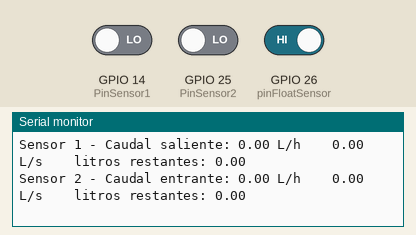
Simulated run of this sketch. Board: ESP32. Parts: the last lines printed to the serial monitor. The test bench sets the inputs (shaded band); at power-on: GPIO 26 (pinFloatSensor) HIGH, GPIO 14 (PinSensor1) LOW, GPIO 25 (PinSensor2) LOW.

Above: at 1.2 s.
1.3 s: GPIO 26 (pinFloatSensor) driven LOW
At 1.7 s:
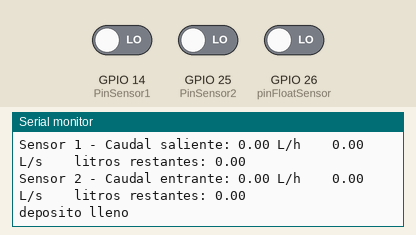
2.8 s: GPIO 14 (PinSensor1) driven HIGH
At 3.8 s:
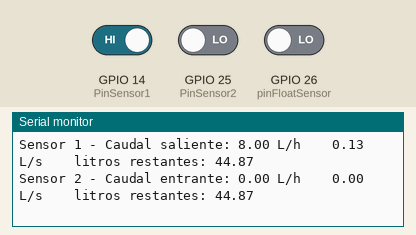
4.3 s: GPIO 25 (PinSensor2) driven HIGH
At 5.8 s:
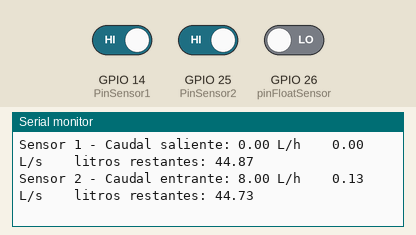
Timing chart, 0 to 7.3 s (numbered marks = the images above; inputs shaded):
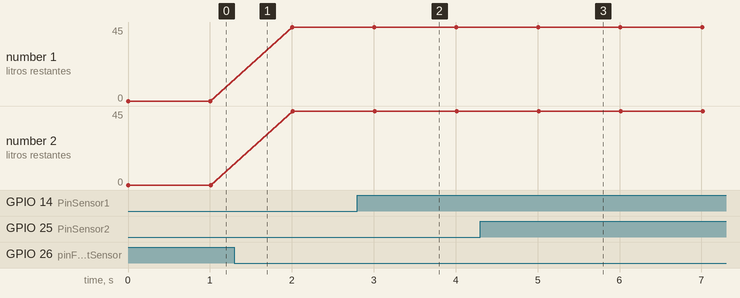

Measured:
- after the input at 1.3 s, the serial monitor: prints a new line at once (image 1)
- after the input at 2.8 s, the serial monitor: prints a new line after 0.20 s (image 2)
- after the input at 4.3 s, the serial monitor: prints a new line after 0.71 s (image 3)
- plotted number 1: 0 → 45 after the input at 1.3 s, 45 → 44.87 after the input at 2.8 s, 44.87 → 44.73 after the input at 4.3 s
- plotted number 2: 0 → 45 after the input at 1.3 s, 45 → 44.87 after the input at 2.8 s, 44.87 → 44.73 after the input at 4.3 s

The sketch:

multi_core.ino
```cpp
#include <Arduino.h>

portMUX_TYPE mux = portMUX_INITIALIZER_UNLOCKED;

volatile int NumPulsos1 = 0;
volatile int NumPulsos2 = 0;
int PinSensor1 = 14;
int PinSensor2 = 25;
float factor_conversion = 7.5;

//informacion del sistema
float maxCapacityliters = 45;
volatile float currentCapacityliters = 0;

//sensor de flote
const byte pinFloatSensor = 26;    //Max capacity float sensor
volatile bool flagFloatSensor = false; // indica si el botón está presionado
unsigned long floatSensorCurrentTime = 0;
unsigned long floatSensorLastTime = 0; // última vez que se cambió el estado del botón
unsigned long floatSensorDelay = 3000; // última vez que se cambió el estado del botón

void IRAM_ATTR ContarPulsos1()
{
  //portENTER_CRITICAL_ISR(&mux);
  NumPulsos1++;
  //portEXIT_CRITICAL_ISR(&mux);
}

void IRAM_ATTR ContarPulsos2()
{
  //portENTER_CRITICAL_ISR(&mux);
  NumPulsos2++;
  //portEXIT_CRITICAL_ISR(&mux);
}

void ICACHE_RAM_ATTR maxCapacidad(){
  if (!flagFloatSensor) { // si el botón no está presionado
      flagFloatSensor = true; // indicar que el botón está presionado
      Serial.println("deposito lleno");
      currentCapacityliters = maxCapacityliters;  //incrementamos la variable de pulsos
  }
}


float ObtenerCaudal1(int numPulsos)
{
  float frecuencia = (float)numPulsos / 1.0; //obtenemos la frecuencia de los pulsos en Hz
  float caudal_L_m = frecuencia / factor_conversion; //calculamos el caudal en L/m
  float caudal_L_h = caudal_L_m * 60.0; //calculamos el caudal en L/h
  return caudal_L_h;
}

float ObtenerCaudal2(int numPulsos)
{
  float frecuencia = (float)numPulsos / 1.0; //obtenemos la frecuencia de los pulsos en Hz
  float caudal_L_m = frecuencia / factor_conversion; //calculamos el caudal en L/m
  float caudal_L_h = caudal_L_m * 60.0; //calculamos el caudal en L/h
  return caudal_L_h;
}

void taskSensor1(void *pvParameters){
  (void)pvParameters;

  pinMode(PinSensor1, INPUT);
  attachInterrupt(PinSensor1, ContarPulsos1, RISING);

  for (;;){
    portENTER_CRITICAL(&mux);
    int numPulsos1 = NumPulsos1;
    NumPulsos1 = 0;
    portEXIT_CRITICAL(&mux);

    float caudal = ObtenerCaudal1(numPulsos1);
    portENTER_CRITICAL_ISR(&mux);
    currentCapacityliters = currentCapacityliters - (caudal/60);
    portEXIT_CRITICAL_ISR(&mux);
    Serial.print("Sensor 1 - Caudal saliente: ");
    Serial.print(caudal);
    Serial.print(" L/h    ");
    Serial.print(caudal/60);
    Serial.print(" L/s    litros restantes: ");
    Serial.println(currentCapacityliters);


    delay(1000);
  }
}

void taskSensor2(void *pvParameters)
{
  (void)pvParameters;

  pinMode(PinSensor2, INPUT);
  attachInterrupt(PinSensor2, ContarPulsos2, RISING);

  for (;;)
  {
    portENTER_CRITICAL(&mux);
    int numPulsos2 = NumPulsos2;
    NumPulsos2 = 0;
    portEXIT_CRITICAL(&mux);

    float caudal = ObtenerCaudal2(numPulsos2);
    portENTER_CRITICAL_ISR(&mux);
    currentCapacityliters = currentCapacityliters - (caudal/60);
    portEXIT_CRITICAL_ISR(&mux);
    Serial.print("Sensor 2 - Caudal entrante: ");
    Serial.print(caudal);
    Serial.print(" L/h    ");
    Serial.print(caudal/60);
    Serial.print(" L/s    litros restantes: ");
    Serial.println(currentCapacityliters);

    delay(1000);
  }
}

void setup(){
  Serial.begin(115200);

  xTaskCreatePinnedToCore(
    taskSensor1,
    "Sensor1",
    10000,
    NULL,
    1,
    NULL,
    0
  );

  xTaskCreatePinnedToCore(
    taskSensor2,
    "Sensor2",
    10000,
    NULL,
    1,
    NULL,
    1
  );

  pinMode(pinFloatSensor, INPUT);
  attachInterrupt(digitalPinToInterrupt(pinFloatSensor), maxCapacidad, FALLING);

}

void loop(){

    if(flagFloatSensor){
    floatSensorCurrentTime = millis();
    if((floatSensorCurrentTime - floatSensorLastTime) > floatSensorDelay){ // si el botón está presionado y ha pasado suficiente tiempo desde el último cambio de estado
      flagFloatSensor = false; // indicar que el botón ya no está presionado
      floatSensorLastTime = floatSensorCurrentTime; // actualizar el tiempo del último cambio de estado
    }
  }
}
```
